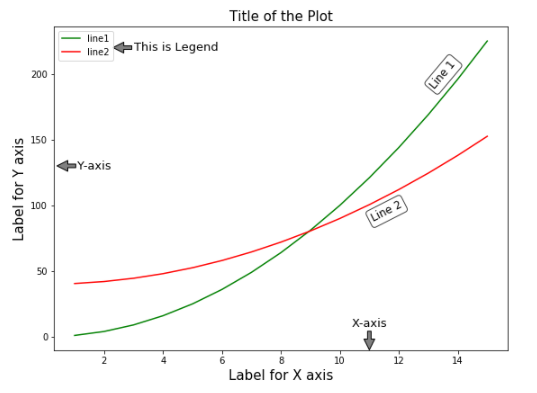
#> input picture plot_details.png, 537 x 393 px, found by its file name
$ jupyter execute --allow-errors MatplotLib_Lex.ipynb
#> lines starting #> are read from the running program, lines starting #| are printed output that depends on the picture
[cell 1]
import os
import matplotlib.pyplot as plt
from skimage.io import imread
from skimage import data_dir

plot_details = imread(os.path.join(data_dir, 'C:\\Users\\hp\\Desktop\\Infy\\PythonForDataScienceCodeData\\plot_details.png'))
#> plot_details is the input picture: shape (393, 537, 4); mean R, G, B, A 250.2, 249.9, 249.5, 255
plt.imshow(plot_details)

[cell 2]
#importing the required packages
import matplotlib.pyplot as plt
import numpy as np
import pandas as pd
import warnings
warnings.filterwarnings('ignore')

[cell 3]
#creating two arrays
X=np.array([1,2,3,4,5])
Y=X**2

[cell 4]
#plotting the values
plt.plot(X,Y)
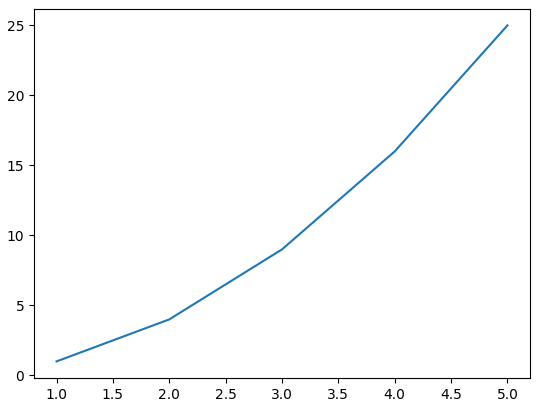
#> figure drawn by matplotlib, 1 panel

[cell 5]
#creating sample data for plotting
x = np.arange(1,16)    #1 … 15
y = x**2    #square of x values
z = (y/2)+40    #arithmetic operation applied to y values

[cell 6]
#creating an empty canvas/figure
fig = plt.figure()

[cell 7]
#creating an empty canvas/figure
fig = plt.figure()
#setting axes as [left, bottom, width, height]
ax = fig.add_axes([0,0,1,1])

[cell 8]
#creating an empty canvas/figure
fig = plt.figure()
#setting axes
ax = fig.add_axes([0,0,1,1])
#plotting the lines
ax.plot(x,y,color="g",label='line1' )
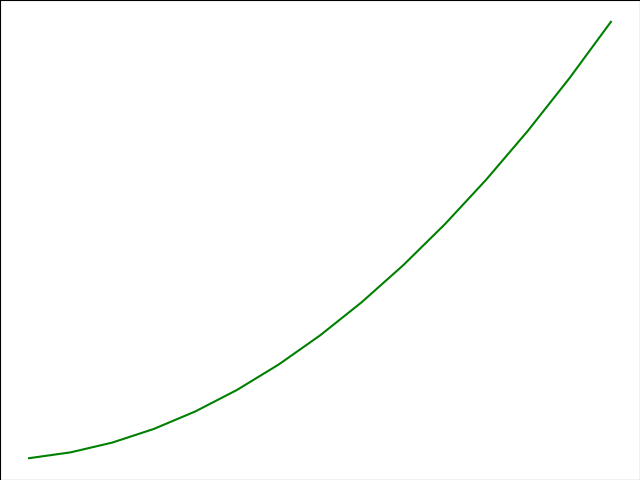
#> figure drawn by matplotlib, 1 panel; curve peaks at x = 15, y = 225

[cell 9]
#creating an empty canvas/figure
fig = plt.figure()
#setting axes
ax = fig.add_axes([0,0,1,1])
#plotting the lines
ax.plot(x,y,color="g",label='line1' )
ax.plot(x,z,color="r",label='line2')
#> figure, not shown here; curve peaks at x = 15, y = 225; curve peaks at x = 15, y = 152.5

[cell 10]
#creating an empty canvas/figure
fig = plt.figure()
#setting axes
ax = fig.add_axes([0,0,1,1])
#plotting the lines
ax.plot(x,y,color="g", label='line1' )
ax.plot(x,z,color="r", label='line2')
ax.set_title('Title of the Plot',fontsize=15)    #setting title
ax.set_xlabel('Label for X axis',fontsize=15)    # setting X label
ax.set_ylabel('Label for Y axis',fontsize=15)    # setting Y _label

[cell 11]
#creating an empty canvas/figure
fig = plt.figure()
#setting axes
ax = fig.add_axes([0,0,1,1])
#plotting the lines
ax.plot(x,y,color="g", label='line1' )
ax.plot(x,z,color="r", label='line2')
ax.set_title('Title of the Plot',fontsize=15)    #setting title
ax.set_xlabel('Label for X axis',fontsize=15)    # setting X label
ax.set_ylabel('Label for Y axis',fontsize=15)    # setting Y _label
ax.legend()    #adding legend
#> figure, not shown here; curve peaks at x = 15, y = 225; curve peaks at x = 15, y = 152.5

[cell 12]
#creating sample data for plotting
x = np.arange(1,16)    #1 … 15
y = x**2    #square of x values
z = (y/2)+40    #arithmetic operation applied to y values
#creating an empty canvas/figure
fig = plt.figure(figsize=(8,5))
#setting axes as [left, bottom, width, height]
ax1 = fig.add_axes([0,0,1,1])
ax2 = fig.add_axes([0.10,0.42,0.45,0.45])
#plotting the lines
ax1.plot(x,y,color="g", label='line1' )
ax1.set_title('Title for Plot 1',fontsize=15)    #setting title
ax1.set_xlabel('Plot 1 - X axis',fontsize=15)    # setting X label
ax1.set_ylabel('Plot 1 - Y axis',fontsize=15)    # setting Y _label
ax2.plot(x,z,color="r", label='line2')
ax2.set_title('Title for Plot 2',fontsize=15)    #setting title
ax2.set_xlabel('Plot 2 - X axis',fontsize=15)    # setting X label
ax2.set_ylabel('Plot 2 - Y axis',fontsize=15)    # setting Y _label
ax1.legend()    #adding legend
ax2.legend()
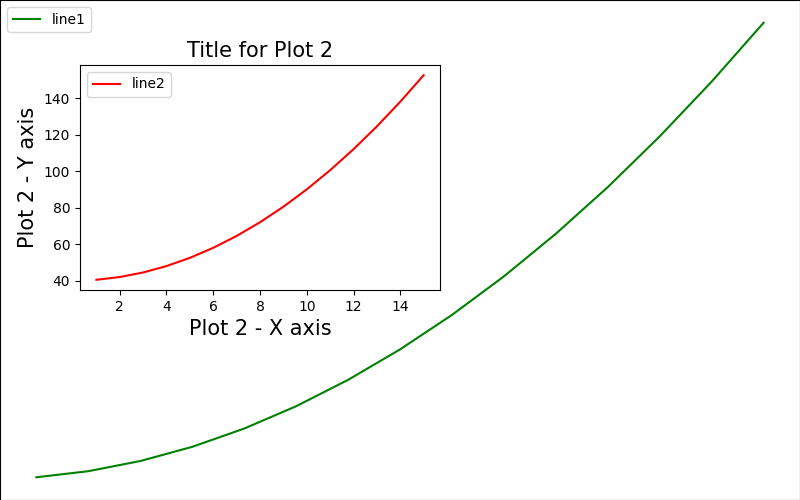
#> figure drawn by matplotlib, 2 panels; panel 1: curve peaks at x = 15, y = 225; panel 2: curve peaks at x = 15, y = 152.5

[cell 13]
print('''The subplots method is used to create a common layout for multiple plots.
'm x n' number of plots can be created using a subplot where m and n represent the number of rows and columns respectively.''')

#creating sample data for plotting
x = np.arange(1,16)    #1 … 15
y = x**2    #square of x values
z = (y/2)+40    #arithmetic operation applied to y values
#initializing two axes for the subplot
fig, (ax1, ax2) = plt.subplots(1, 2)
ax1.plot(x,y,color="g", label='line1' )
ax1.set_title('Title for Plot 1',fontsize=15)    #setting title
ax1.set_xlabel('Plot 1 - X axis',fontsize=15)    # setting X label
ax1.set_ylabel('Plot 1 - Y axis',fontsize=15)    # setting Y _label
ax2.plot(x,z,color="r", label='line2')
ax2.set_title('Title for Plot 2',fontsize=15)    #setting title
ax2.set_xlabel('Plot 2 - X axis',fontsize=15)    # setting X label
ax2.set_ylabel('Plot 2 - Y axis',fontsize=15)    # setting Y _label
ax1.legend()    #adding legend
ax2.legend()
print()
print('y_label of the second plot is overlapping with the first plot')
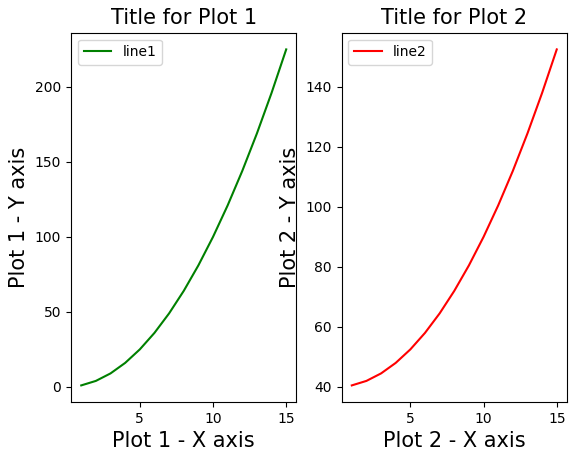
#> figure drawn by matplotlib, 2 panels; panel 1: curve peaks at x = 15, y = 225; panel 2: curve peaks at x = 15, y = 152.5

[cell 14]
print(' avoid overlapping of y_label of the second plot with the first plot')
print()
#creating sample data for plotting
x = np.arange(1,16)    #1 … 15
y = x**2    #square of x values
z = (y/2)+40    #arithmetic operation applied to y values
#initializing two axes for the subplot
fig, (ax1, ax2) = plt.subplots(1, 2)
ax1.plot(x,y,color="g", label='line1' )
ax1.set_title('Title for Plot 1',fontsize=15)    #setting title
ax1.set_xlabel('Plot 1 - X axis',fontsize=15)    # setting X label
ax1.set_ylabel('Plot 1 - Y axis',fontsize=15)    # setting Y _label
ax2.plot(x,z,color="r", label='line2')
ax2.set_title('Title for Plot 2',fontsize=15)    #setting title
ax2.set_xlabel('Plot 2 - X axis',fontsize=15)    # setting X label
ax2.set_ylabel('Plot 2 - Y axis',fontsize=15)    # setting Y _label
fig.tight_layout() # avoid overlapping of y_label of the second plot with the first plot
ax1.legend()    #adding legend
ax2.legend()
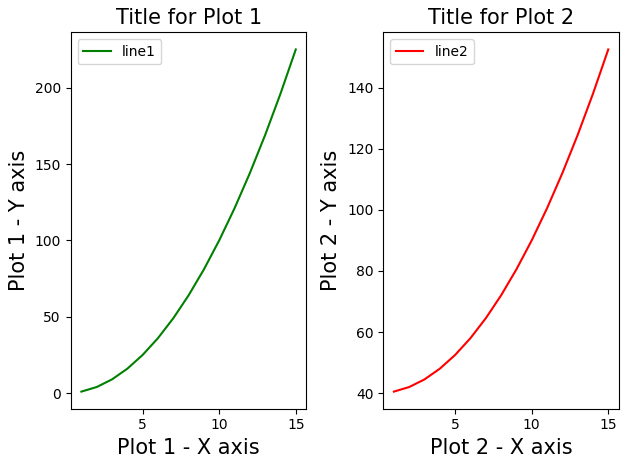
#> figure drawn by matplotlib, 2 panels; panel 1: curve peaks at x = 15, y = 225; panel 2: curve peaks at x = 15, y = 152.5
